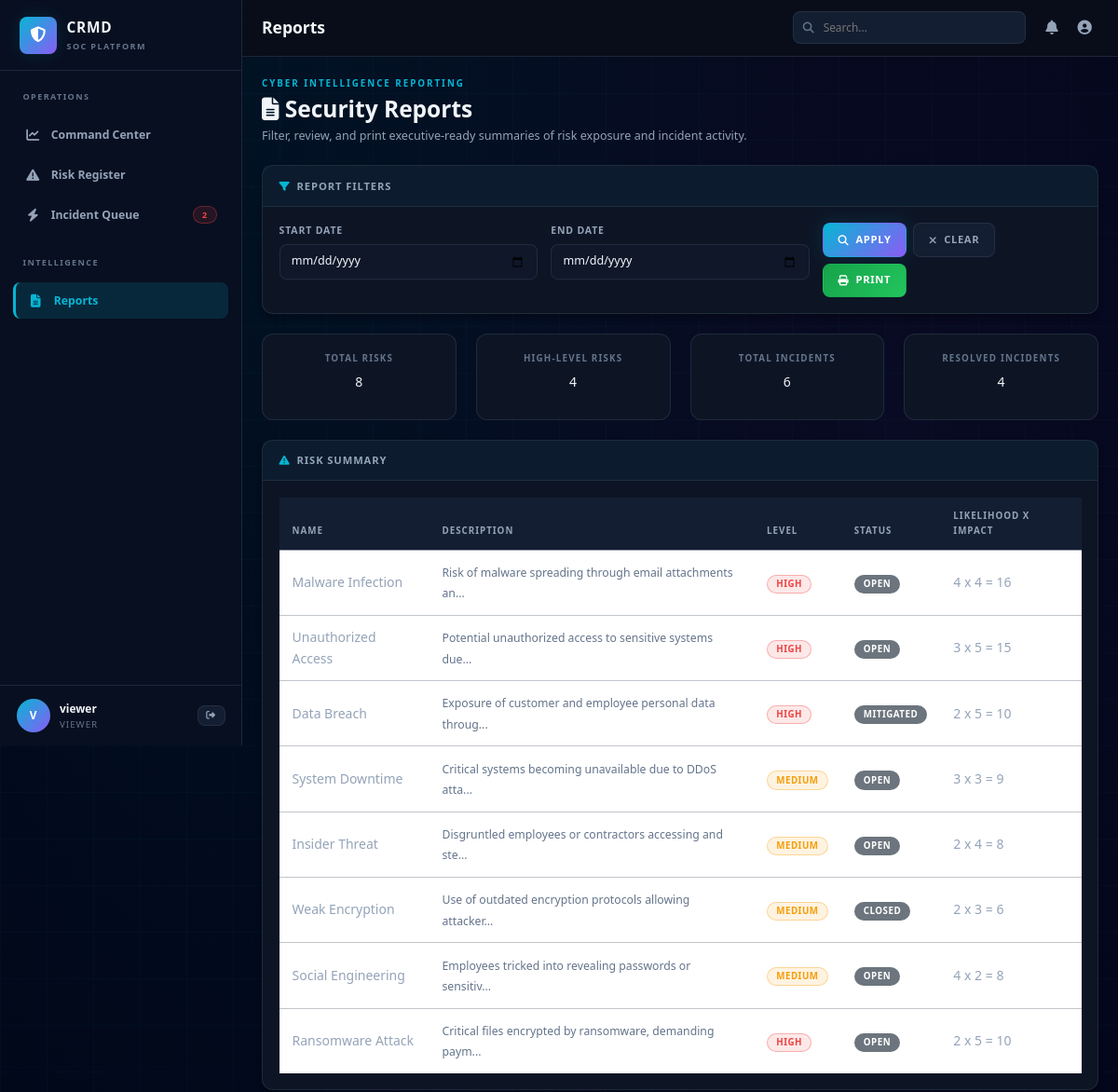
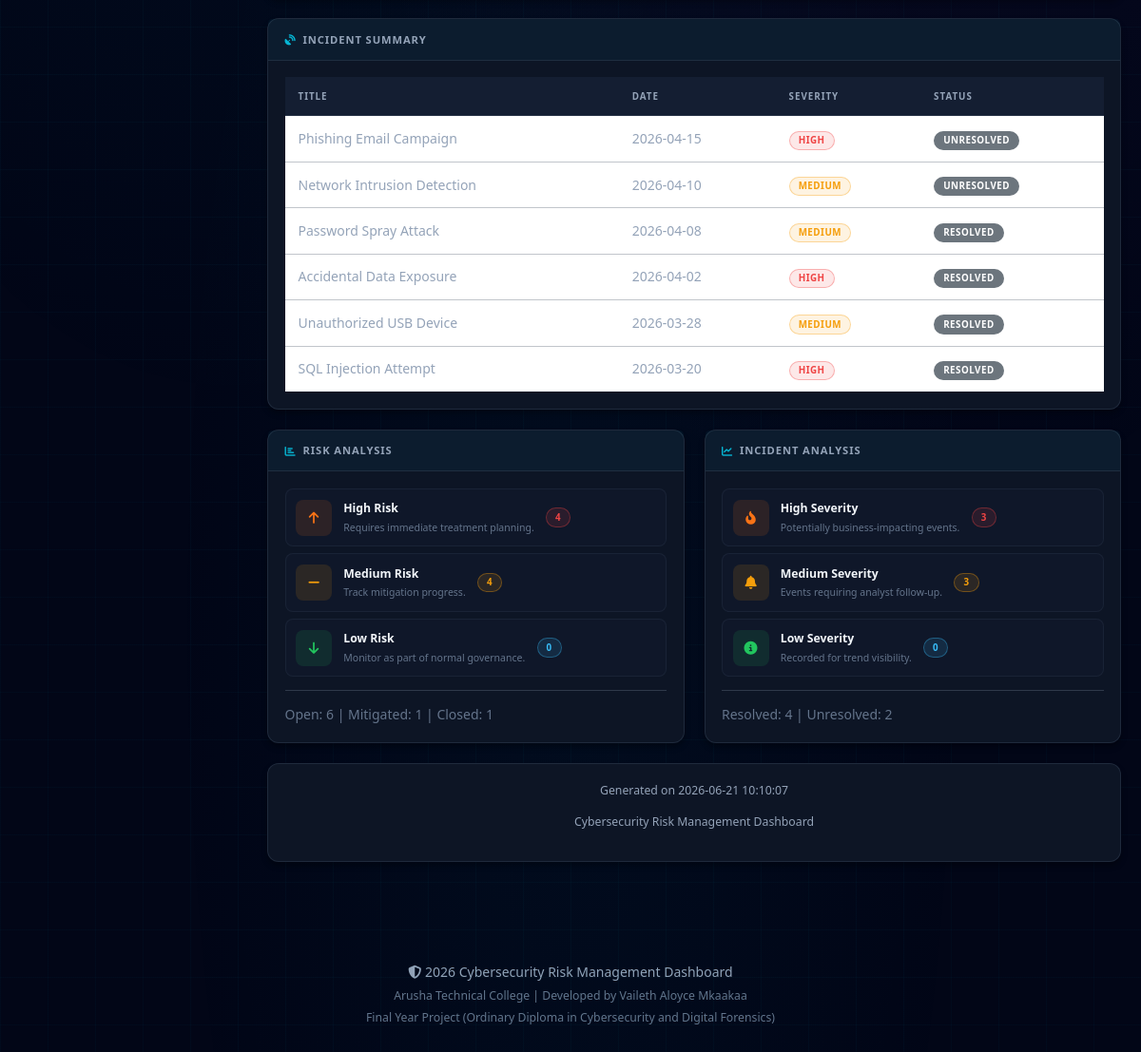
Screenshot of /reports.php (signed in) with the database file from the repository (2 pictures, top to bottom).
### tables this page shows
CREATE TABLE risks (
    id INT PRIMARY KEY AUTO_INCREMENT,
    name VARCHAR(255) NOT NULL,
    description TEXT NOT NULL,
    likelihood INT NOT NULL CHECK (likelihood >= 1 AND likelihood <= 5),
    impact INT NOT NULL CHECK (impact >= 1 AND impact <= 5),
    risk_level ENUM('Low', 'Medium', 'High', 'Critical') NOT NULL,
    status ENUM('Open', 'Mitigated', 'Closed') NOT NULL DEFAULT 'Open',
    created_at TIMESTAMP DEFAULT CURRENT_TIMESTAMP,
    updated_at TIMESTAMP DEFAULT CURRENT_TIMESTAMP ON UPDATE CURRENT_TIMESTAMP,
    INDEX idx_status (status),
    INDEX idx_risk_level (risk_level)
);

CREATE TABLE incidents (
    id INT PRIMARY KEY AUTO_INCREMENT,
    title VARCHAR(255) NOT NULL,
    description TEXT NOT NULL,
    incident_date DATE NOT NULL,
    severity ENUM('Critical', 'High', 'Medium', 'Low') NOT NULL,
    resolved BOOLEAN DEFAULT FALSE,
    created_at TIMESTAMP DEFAULT CURRENT_TIMESTAMP,
    updated_at TIMESTAMP DEFAULT CURRENT_TIMESTAMP ON UPDATE CURRENT_TIMESTAMP,
    INDEX idx_severity (severity),
    INDEX idx_resolved (resolved),
    INDEX idx_date (incident_date)
);

### includes/functions.php (called while the page is built, shortened)
<?php
function get_all_risks($pdo) {
    try {
        $stmt = $pdo->prepare('
            SELECT * FROM risks
            ORDER BY created_at DESC
        ');
        $stmt->execute();
        return $stmt->fetchAll();
    } catch (PDOException $e) {
        error_log('Database Error: ' . $e->getMessage());
        return [];
    }
}
function get_all_incidents($pdo) {
    try {
        $stmt = $pdo->prepare('
            SELECT * FROM incidents
            ORDER BY incident_date DESC
        ');
        $stmt->execute();
        return $stmt->fetchAll();
    } catch (PDOException $e) {
        error_log('Database Error: ' . $e->getMessage());
        return [];
    }
}
function get_dashboard_stats($pdo) {
    try {
        $stats = [];
        $stmt = $pdo->prepare('SELECT COUNT(*) as count FROM risks');
        $stmt->execute();
        $stats['total_risks'] = $stmt->fetch()['count'];
        $stmt = $pdo->prepare('SELECT COUNT(*) as count FROM incidents WHERE resolved = 0');
        $stmt->execute();
        $stats['open_incidents'] = $stmt->fetch()['count'];
        $stmt = $pdo->prepare('SELECT COUNT(*) as count FROM risks WHERE risk_level = "High"');
        $stmt->execute();
        $stats['high_risks'] = $stmt->fetch()['count'];
        $stmt = $pdo->prepare('SELECT COUNT(*) as count FROM incidents WHERE resolved = 1');
        $stmt->execute();
        $stats['resolved_incidents'] = $stmt->fetch()['count'];
        return $stats;
    } catch (PDOException $e) {
        error_log('Database Error: ' . $e->getMessage());
        return [];
    }
}
function esc($string) {
    return htmlspecialchars($string, ENT_QUOTES, 'UTF-8');
}
function get_risk_badge_class($level) {
    $classes = [
        'Critical' => 'badge-critical',
        'High' => 'badge-danger',
        'Medium' => 'badge-warning',
        'Low' => 'badge-success'
    ];
    return $classes[$level] ?? 'badge-secondary';
}
function get_severity_badge_class($severity) {
    $classes = [
        'Critical' => 'badge-critical',
        'High' => 'badge-danger',
        'Medium' => 'badge-warning',
        'Low' => 'badge-info'
    ];
    return $classes[$severity] ?? 'badge-secondary';
}
?>

### reports.php (the view, shortened to what this page needs)
<?php
require_once __DIR__ . '/config/database.php';
require_once __DIR__ . '/includes/functions.php';
require_once __DIR__ . '/includes/header.php';
$start_date = $_GET['start_date'] ?? '';
$end_date = $_GET['end_date'] ?? '';
$all_risks = get_all_risks($pdo);
$all_incidents = get_all_incidents($pdo);
$stats = get_dashboard_stats($pdo);
$high_risk_count = count(array_filter($all_risks, fn($risk) => $risk['risk_level'] === 'High'));
$medium_risk_count = count(array_filter($all_risks, fn($risk) => $risk['risk_level'] === 'Medium'));
$low_risk_count = count(array_filter($all_risks, fn($risk) => $risk['risk_level'] === 'Low'));
$open_risk_count = count(array_filter($all_risks, fn($risk) => $risk['status'] === 'Open'));
$mitigated_risk_count = count(array_filter($all_risks, fn($risk) => $risk['status'] === 'Mitigated'));
$closed_risk_count = count(array_filter($all_risks, fn($risk) => $risk['status'] === 'Closed'));
$high_incident_count = count(array_filter($all_incidents, fn($incident) => $incident['severity'] === 'High'));
$medium_incident_count = count(array_filter($all_incidents, fn($incident) => $incident['severity'] === 'Medium'));
$low_incident_count = count(array_filter($all_incidents, fn($incident) => $incident['severity'] === 'Low'));
$resolved_count = count(array_filter($all_incidents, fn($incident) => $incident['resolved']));
$unresolved_count = count(array_filter($all_incidents, fn($incident) => !$incident['resolved']));
?>
<div class="row mb-4">
    <div class="col-lg-12">
        <div class="page-kicker">Cyber Intelligence Reporting</div>
        <h1 class="page-title"><i class="fas fa-file-lines"></i> Security Reports</h1>
        <p class="page-subtitle">Filter, review, and print executive-ready summaries of risk exposure and incident activity.</p>
    </div>
</div>
<div class="card mb-4">
    <div class="card-header"><i class="fas fa-filter"></i> Report Filters</div>
    <div class="card-body">
        <form method="GET" action="reports.php" class="row g-3">
            <div class="col-md-4">
                <label for="start_date" class="form-label">Start Date</label>
                <input type="date" id="start_date" name="start_date" class="form-control" value="<?php echo htmlspecialchars($start_date); ?>">
            </div>
            <div class="col-md-4">
                <label for="end_date" class="form-label">End Date</label>
                <input type="date" id="end_date" name="end_date" class="form-control" value="<?php echo htmlspecialchars($end_date); ?>">
            </div>
            <div class="col-md-4 d-flex align-items-end gap-2 flex-wrap">
                <button type="submit" class="btn btn-primary"><i class="fas fa-search"></i> Apply</button>
                <a href="reports.php" class="btn btn-secondary"><i class="fas fa-times"></i> Clear</a>
                <button type="button" class="btn btn-success" onclick="printPage()"><i class="fas fa-print"></i> Print</button>
            </div>
        </form>
    </div>
</div>
<div id="printable-content">
    <div class="row g-4 mb-4">
        <div class="col-md-6 col-lg-3">
            <div class="score-card text-center">
                <div class="score-label">Total Risks</div>
                <div class="score-value justify-content-center"><?php echo (int)$stats['total_risks']; ?></div>
            </div>
        </div>
        <div class="col-md-6 col-lg-3">
            <div class="score-card text-center">
                <div class="score-label">High-Level Risks</div>
                <div class="score-value justify-content-center"><?php echo (int)$stats['high_risks']; ?></div>
            </div>
        </div>
        <div class="col-md-6 col-lg-3">
            <div class="score-card text-center">
                <div class="score-label">Total Incidents</div>
                <div class="score-value justify-content-center"><?php echo count($all_incidents); ?></div>
            </div>
        </div>
        <div class="col-md-6 col-lg-3">
            <div class="score-card text-center">
                <div class="score-label">Resolved Incidents</div>
                <div class="score-value justify-content-center"><?php echo (int)$stats['resolved_incidents']; ?></div>
            </div>
        </div>
    </div>
    <div class="card mb-4 no-print">
        <div class="card-header"><i class="fas fa-triangle-exclamation"></i> Risk Summary</div>
        <div class="card-body">
            <div class="table-responsive">
                <table class="table table-sm">
                    <thead>
                        <tr>
                            <th>Name</th>
                            <th>Description</th>
                            <th>Level</th>
                            <th>Status</th>
                            <th>Likelihood x Impact</th>
                        </tr>
                    </thead>
                    <tbody>
                        <?php foreach ($all_risks as $risk): ?>
                            <tr>
                                <td><?php echo esc($risk['name']); ?></td>
                                <td><small><?php echo substr(esc($risk['description']), 0, 54) . '...'; ?></small></td>
                                <td><span class="badge <?php echo get_risk_badge_class($risk['risk_level']); ?>"><?php echo esc($risk['risk_level']); ?></span></td>
                                <td><span class="badge bg-secondary"><?php echo esc($risk['status']); ?></span></td>
                                <td><?php echo (int)$risk['likelihood']; ?> x <?php echo (int)$risk['impact']; ?> = <?php echo (int)$risk['likelihood'] * (int)$risk['impact']; ?></td>
                            </tr>
                        <?php endforeach; ?>
                    </tbody>
                </table>
            </div>
        </div>
    </div>
    <div class="card mb-4 no-print">
        <div class="card-header"><i class="fas fa-satellite-dish"></i> Incident Summary</div>
        <div class="card-body">
            <div class="table-responsive">
                <table class="table table-sm">
                    <thead>
                        <tr>
                            <th>Title</th>
                            <th>Date</th>
                            <th>Severity</th>
                            <th>Status</th>
                        </tr>
                    </thead>
                    <tbody>
                        <?php foreach ($all_incidents as $incident): ?>
                            <tr>
                                <td><?php echo esc($incident['title']); ?></td>
                                <td><?php echo esc($incident['incident_date']); ?></td>
                                <td><span class="badge <?php echo get_severity_badge_class($incident['severity']); ?>"><?php echo esc($incident['severity']); ?></span></td>
                                <td><span class="badge bg-secondary"><?php echo $incident['resolved'] ? 'Resolved' : 'Unresolved'; ?></span></td>
                            </tr>
                        <?php endforeach; ?>
                    </tbody>
                </table>
            </div>
        </div>
    </div>
    <div class="row g-4">
        <div class="col-lg-6">
            <div class="card mb-4">
                <div class="card-header"><i class="fas fa-chart-bar"></i> Risk Analysis</div>
                <div class="card-body">
                    <div class="threat-list">
                        <div class="threat-item"><div class="threat-icon high"><i class="fas fa-arrow-up"></i></div><div><div class="threat-title">High Risk</div><div class="threat-meta">Requires immediate treatment planning.</div></div><span class="badge badge-danger"><?php echo $high_risk_count; ?></span></div>
                        <div class="threat-item"><div class="threat-icon medium"><i class="fas fa-minus"></i></div><div><div class="threat-title">Medium Risk</div><div class="threat-meta">Track mitigation progress.</div></div><span class="badge badge-warning"><?php echo $medium_risk_count; ?></span></div>
                        <div class="threat-item"><div class="threat-icon low"><i class="fas fa-arrow-down"></i></div><div><div class="threat-title">Low Risk</div><div class="threat-meta">Monitor as part of normal governance.</div></div><span class="badge badge-info"><?php echo $low_risk_count; ?></span></div>
                    </div>
                    <hr>
                    <p class="mb-0 text-muted">Open: <?php echo $open_risk_count; ?> | Mitigated: <?php echo $mitigated_risk_count; ?> | Closed: <?php echo $closed_risk_count; ?></p>
                </div>
            </div>
        </div>
        <div class="col-lg-6">
            <div class="card mb-4">
                <div class="card-header"><i class="fas fa-chart-line"></i> Incident Analysis</div>
                <div class="card-body">
                    <div class="threat-list">
                        <div class="threat-item"><div class="threat-icon high"><i class="fas fa-fire-flame-curved"></i></div><div><div class="threat-title">High Severity</div><div class="threat-meta">Potentially business-impacting events.</div></div><span class="badge badge-danger"><?php echo $high_incident_count; ?></span></div>
                        <div class="threat-item"><div class="threat-icon medium"><i class="fas fa-bell"></i></div><div><div class="threat-title">Medium Severity</div><div class="threat-meta">Events requiring analyst follow-up.</div></div><span class="badge badge-warning"><?php echo $medium_incident_count; ?></span></div>
                        <div class="threat-item"><div class="threat-icon low"><i class="fas fa-circle-info"></i></div><div><div class="threat-title">Low Severity</div><div class="threat-meta">Recorded for trend visibility.</div></div><span class="badge badge-info"><?php echo $low_incident_count; ?></span></div>
                    </div>
                    <hr>
                    <p class="mb-0 text-muted">Resolved: <?php echo $resolved_count; ?> | Unresolved: <?php echo $unresolved_count; ?></p>
                </div>
            </div>
        </div>
    </div>
    <div class="card">
        <div class="card-body text-center text-muted small">
            <p>Generated on <?php echo date('Y-m-d H:i:s'); ?></p>
            <p>Cybersecurity Risk Management Dashboard</p>
        </div>
    </div>
</div>
<?php require_once __DIR__ . '/includes/footer.php'; ?>

### rows the page displays
risks: name "Malware Infection", description "Risk of malware spreading through email attachments an", risk_level "HIGH", status "OPEN", likelihood "4", impact "4", (int)$risk['likelihood'] * (int)$risk['impact'] "16"
risks: name "Unauthorized Access", description "Potential unauthorized access to sensitive systems due", risk_level "HIGH", status "OPEN", likelihood "3", impact "5", (int)$risk['likelihood'] * (int)$risk['impact'] "15"
risks: name "Data Breach", description "Exposure of customer and employee personal data throug", risk_level "HIGH", status "MITIGATED", likelihood "2", impact "5", (int)$risk['likelihood'] * (int)$risk['impact'] "10"
risks: name "System Downtime", description "Critical systems becoming unavailable due to DDoS atta", risk_level "MEDIUM", status "OPEN", likelihood "3", impact "3", (int)$risk['likelihood'] * (int)$risk['impact'] "9"
risks: name "Insider Threat", description "Disgruntled employees or contractors accessing and ste", risk_level "MEDIUM", status "OPEN", likelihood "2", impact "4", (int)$risk['likelihood'] * (int)$risk['impact'] "8"
risks: name "Weak Encryption", description "Use of outdated encryption protocols allowing attacker", risk_level "MEDIUM", status "CLOSED", likelihood "2", impact "3", (int)$risk['likelihood'] * (int)$risk['impact'] "6"
risks: name "Social Engineering", description "Employees tricked into revealing passwords or sensitiv", risk_level "MEDIUM", status "OPEN", likelihood "4", impact "2", (int)$risk['likelihood'] * (int)$risk['impact'] "8"
risks: name "Ransomware Attack", description "Critical files encrypted by ransomware, demanding paym", risk_level "HIGH", status "OPEN", likelihood "2", impact "5", (int)$risk['likelihood'] * (int)$risk['impact'] "10"
incidents: title "Phishing Email Campaign", incident_date "2026-04-15", severity "HIGH", resolved "UNRESOLVED"
incidents: title "Network Intrusion Detection", incident_date "2026-04-10", severity "MEDIUM", resolved "UNRESOLVED"
incidents: title "Password Spray Attack", incident_date "2026-04-08", severity "MEDIUM", resolved "RESOLVED"
incidents: title "Accidental Data Exposure", incident_date "2026-04-02", severity "HIGH", resolved "RESOLVED"
incidents: title "Unauthorized USB Device", incident_date "2026-03-28", severity "MEDIUM", resolved "RESOLVED"
incidents: title "SQL Injection Attempt", incident_date "2026-03-20", severity "HIGH", resolved "RESOLVED"

### other values shown
$openIncidents "2"
substr($_SESSION['username'] ?? 'U', 0, 1) "V"
$_SESSION['username'] "viewer"
$_SESSION['role'] "VIEWER"
$page_title "Reports"
$stats['total_risks'] "8"
$stats['high_risks'] "4"
count($all_incidents) "6"
$stats['resolved_incidents'] "4"
$high_risk_count "4"
$medium_risk_count "4"
$low_risk_count "0"
$open_risk_count "6"
$mitigated_risk_count "1"
$closed_risk_count "1"
